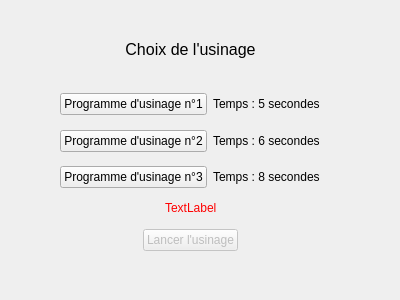
<?xml version="1.0" encoding="UTF-8"?>
<ui version="4.0">
 <class>Form</class>
 <widget class="QWidget" name="Form">
  <property name="geometry">
   <rect>
    <x>0</x>
    <y>0</y>
    <width>400</width>
    <height>300</height>
   </rect>
  </property>
  <property name="windowTitle">
   <string>Form</string>
  </property>
  <widget class="QWidget" name="verticalLayoutWidget_2">
   <property name="geometry">
    <rect>
     <x>60</x>
     <y>40</y>
     <width>261</width>
     <height>211</height>
    </rect>
   </property>
   <layout class="QVBoxLayout" name="verticalLayout_2">
    <item>
     <layout class="QVBoxLayout" name="verticalLayout">
      <item>
       <widget class="QLabel" name="label_4">
        <property name="font">
         <font>
          <pointsize>12</pointsize>
         </font>
        </property>
        <property name="text">
         <string>Choix de l'usinage</string>
        </property>
        <property name="alignment">
         <set>Qt::AlignCenter</set>
        </property>
       </widget>
      </item>
      <item>
       <spacer name="verticalSpacer_4">
        <property name="orientation">
         <enum>Qt::Vertical</enum>
        </property>
        <property name="sizeHint" stdset="0">
         <size>
          <width>20</width>
          <height>40</height>
         </size>
        </property>
       </spacer>
      </item>
      <item>
       <layout class="QHBoxLayout" name="horizontalLayout">
        <item>
         <layout class="QHBoxLayout" name="horizontalLayout_4">
          <item>
           <widget class="QPushButton" name="btn_prog1">
            <property name="styleSheet">
             <string notr="true">checked {color: white; background-color: green;}</string>
            </property>
            <property name="text">
             <string>Programme d'usinage n°1</string>
            </property>
            <property name="checkable">
             <bool>true</bool>
            </property>
            <property name="checked">
             <bool>false</bool>
            </property>
           </widget>
          </item>
          <item>
           <widget class="QLabel" name="label_5">
            <property name="text">
             <string>Temps : 5 secondes</string>
            </property>
           </widget>
          </item>
         </layout>
        </item>
       </layout>
      </item>
      <item>
       <spacer name="verticalSpacer">
        <property name="orientation">
         <enum>Qt::Vertical</enum>
        </property>
        <property name="sizeType">
         <enum>QSizePolicy::Maximum</enum>
        </property>
        <property name="sizeHint" stdset="0">
         <size>
          <width>20</width>
          <height>20</height>
         </size>
        </property>
       </spacer>
      </item>
      <item>
       <layout class="QHBoxLayout" name="horizontalLayout_2">
        <item>
         <layout class="QHBoxLayout" name="horizontalLayout_3">
          <item>
           <widget class="QPushButton" name="btn_prog2">
            <property name="text">
             <string>Programme d'usinage n°2</string>
            </property>
            <property name="checkable">
             <bool>true</bool>
            </property>
           </widget>
          </item>
          <item>
           <widget class="QLabel" name="label_6">
            <property name="text">
             <string>Temps : 6 secondes</string>
            </property>
           </widget>
          </item>
         </layout>
        </item>
       </layout>
      </item>
      <item>
       <spacer name="verticalSpacer_2">
        <property name="orientation">
         <enum>Qt::Vertical</enum>
        </property>
        <property name="sizeType">
         <enum>QSizePolicy::Maximum</enum>
        </property>
        <property name="sizeHint" stdset="0">
         <size>
          <width>20</width>
          <height>20</height>
         </size>
        </property>
       </spacer>
      </item>
      <item>
       <layout class="QHBoxLayout" name="horizontalLayout_5">
        <item>
         <widget class="QPushButton" name="btn_prog3">
          <property name="text">
           <string>Programme d'usinage n°3</string>
          </property>
          <property name="checkable">
           <bool>true</bool>
          </property>
         </widget>
        </item>
        <item>
         <widget class="QLabel" name="label_7">
          <property name="text">
           <string>Temps : 8 secondes</string>
          </property>
         </widget>
        </item>
       </layout>
      </item>
     </layout>
    </item>
    <item>
     <spacer name="verticalSpacer_3">
      <property name="orientation">
       <enum>Qt::Vertical</enum>
      </property>
      <property name="sizeHint" stdset="0">
       <size>
        <width>20</width>
        <height>40</height>
       </size>
      </property>
     </spacer>
    </item>
    <item>
     <layout class="QHBoxLayout" name="horizontalLayout_7">
      <item>
       <spacer name="horizontalSpacer_3">
        <property name="orientation">
         <enum>Qt::Horizontal</enum>
        </property>
        <property name="sizeHint" stdset="0">
         <size>
          <width>40</width>
          <height>20</height>
         </size>
        </property>
       </spacer>
      </item>
      <item>
       <widget class="QLabel" name="text_warning">
        <property name="styleSheet">
         <string notr="true">color: rgb(255, 0, 0);
font: italic 9pt &quot;Segoe UI&quot;;</string>
        </property>
        <property name="text">
         <string>TextLabel</string>
        </property>
       </widget>
      </item>
      <item>
       <spacer name="horizontalSpacer_4">
        <property name="orientation">
         <enum>Qt::Horizontal</enum>
        </property>
        <property name="sizeHint" stdset="0">
         <size>
          <width>40</width>
          <height>20</height>
         </size>
        </property>
       </spacer>
      </item>
     </layout>
    </item>
    <item>
     <spacer name="verticalSpacer_5">
      <property name="orientation">
       <enum>Qt::Vertical</enum>
      </property>
      <property name="sizeHint" stdset="0">
       <size>
        <width>20</width>
        <height>40</height>
       </size>
      </property>
     </spacer>
    </item>
    <item>
     <layout class="QHBoxLayout" name="horizontalLayout_6">
      <item>
       <spacer name="horizontalSpacer">
        <property name="orientation">
         <enum>Qt::Horizontal</enum>
        </property>
        <property name="sizeHint" stdset="0">
         <size>
          <width>40</width>
          <height>20</height>
         </size>
        </property>
       </spacer>
      </item>
      <item>
       <widget class="QPushButton" name="btn_start">
        <property name="enabled">
         <bool>false</bool>
        </property>
        <property name="text">
         <string>Lancer l'usinage</string>
        </property>
       </widget>
      </item>
      <item>
       <spacer name="horizontalSpacer_2">
        <property name="orientation">
         <enum>Qt::Horizontal</enum>
        </property>
        <property name="sizeHint" stdset="0">
         <size>
          <width>40</width>
          <height>20</height>
         </size>
        </property>
       </spacer>
      </item>
     </layout>
    </item>
   </layout>
  </widget>
 </widget>
 <resources/>
 <connections/>
</ui>
